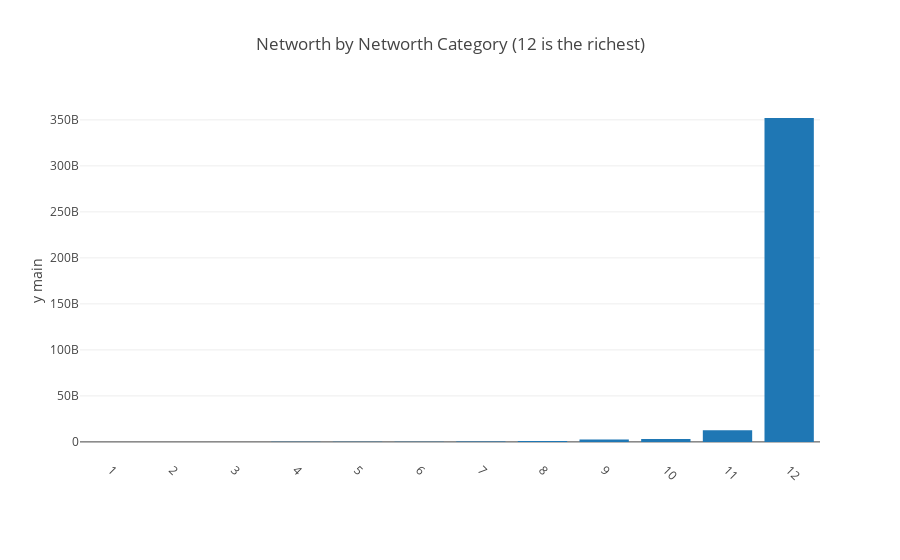

The notebook cell saved with this chart:
### Code cell
df_agg = df[['NWPCTLECAT','NETWORTH']].groupby('NWPCTLECAT',as_index=False).sum()
iplot(plotly_plot(df_agg,x_column='NWPCTLECAT',bar_plot=True,plot_title='Networth by Networth Category (12 is the richest)'))

### Figure 1 — Plotly figure (JSON) as saved in the notebook; plotly's stock layout.template omitted (floating-point values rounded to 4 significant figures)
{"data": [{"name": "NETWORTH", "type": "bar", "uid": "3409b586-33d2-11ea-a258-8c859025e7f9", "x": [1, 2, 3, 4, 5, 6, 7, 8, 9, 10, 11, 12], "y": [-103600000.0, 3881239, 28251278, 79246010, 165938987, 294000000.0, 506773706, 973800000.0, 2709913515, 3084605615, 12740000000.0, 352000000000.0], "yaxis": "y"}], "layout": {"margin": {"b": 100}, "title": "Networth by Networth Category (12 is the richest)", "xaxis": {"tickangle": 45, "ticktext": [1, 2, 3, 4, 5, 6, 7, 8, 9, 10, 11, 12], "tickvals": [1, 2, 3, 4, 5, 6, 7, 8, 9, 10, 11, 12], "type": "category"}, "yaxis": {"title": "y main"}, "yaxis2": {"overlaying": "y", "side": "right", "title": "y alt"}}}
